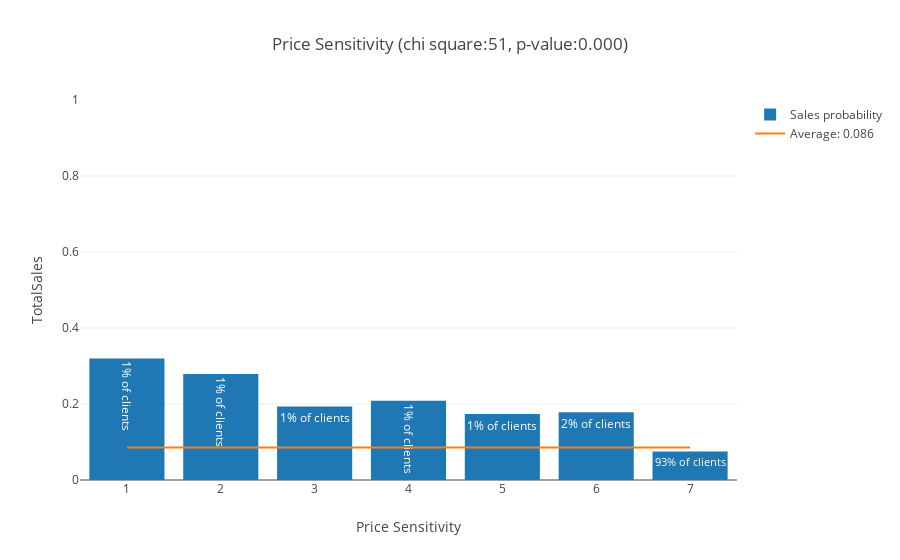

Write notebook code for a chart like this one.
### Markdown cell above
The clients without data in the *Price Sensitivity* feature have a lower probability of buying the insurance, so we have included them in the analysis with the value 7, making them the more sensible to the price

### Code cell
var = 'Price Sensitivity'
db1.loc[np.isnan(db1[var]), var] = 7
chi, pval, fig = analyze_feature(var, db1)
scores[var] = (chi, pval)
iplot(fig)

### Figure 1 — Plotly figure (JSON) as saved in the notebook; plotly's stock layout.template omitted (floating-point values rounded to 4 significant figures)
{"data": [{"error_y": {"array": [0.4678, 0.4496, 0.396, 0.4069, 0.3796, 0.3835, 0.2638], "type": "data", "visible": false}, "name": "Sales probability", "text": ["1% of clients", "1% of clients", "1% of clients", "1% of clients", "1% of clients", "2% of clients", "93% of clients"], "type": "bar", "x": [1, 2, 3, 4, 5, 6, 7], "y": [0.32, 0.2791, 0.1937, 0.2085, 0.1735, 0.1785, 0.07525]}, {"mode": "lines", "name": "Average: 0.086", "type": "scatter", "x": [1, 7], "y": [0.08575, 0.08575]}], "layout": {"barmode": "group", "title": "Price Sensitivity (chi square:51, p-value:0.000)", "xaxis": {"title": "Price Sensitivity"}, "yaxis": {"range": [0, 1], "title": "TotalSales"}}}
